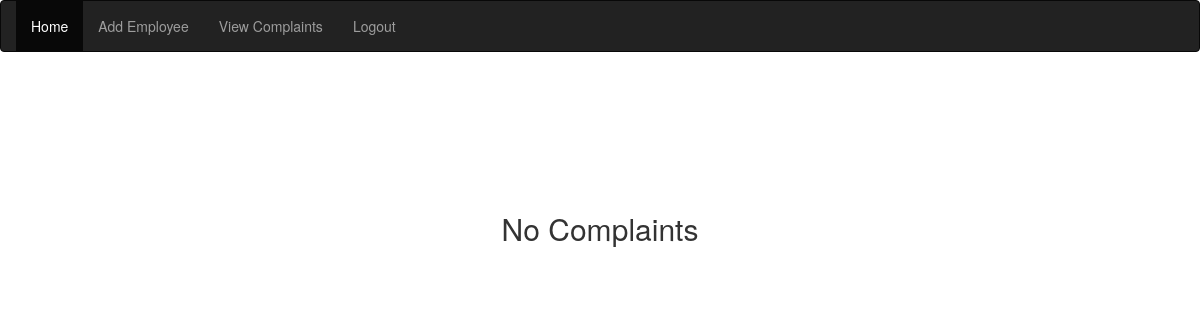
The page /adminComplaintViewEmp.php?v=12 (signed in) on the database as committed earlier.
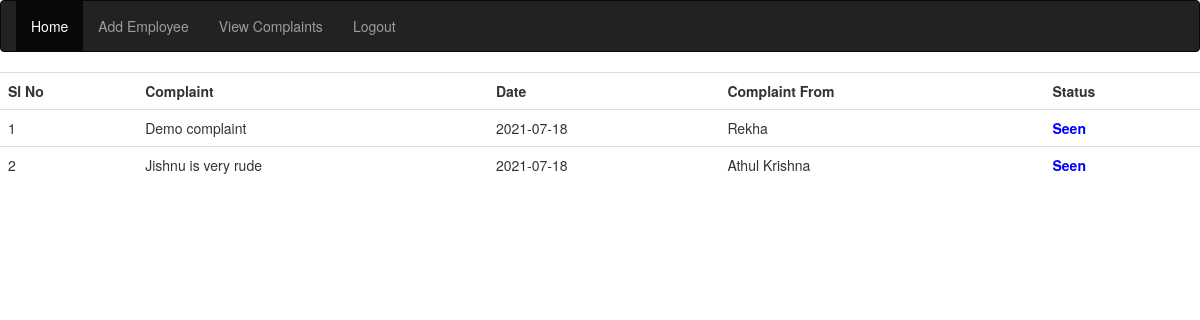
The same page on the database as committed later.
### tables this page shows
CREATE TABLE `complaints` (
  `cid` int(11) NOT NULL,
  `complaint` varchar(500) NOT NULL,
  `date` date NOT NULL,
  `time` time NOT NULL,
  `uid` int(11) NOT NULL,
  `eid` int(5) NOT NULL,
  `status` int(2) NOT NULL
);

CREATE TABLE `userreg` (
  `id` int(11) NOT NULL,
  `name` varchar(30) NOT NULL,
  `place` varchar(30) NOT NULL,
  `contact` int(12) NOT NULL,
  `lid` int(3) NOT NULL
);

### adminComplaintViewEmp.php (the view, shortened to what this page needs)
<?php
include 'db.php';
    $uid = $_GET['v'];
	$qry = "select * from complaints, userreg where complaints.uid = userreg.lid and complaints.eid = $uid";
    $r = mysqli_query($con,$qry);
    $count = 1;
?>
<!DOCTYPE html>
<html lang="en">
<head>
    <link rel="stylesheet" href="https://maxcdn.bootstrapcdn.com/bootstrap/3.4.1/css/bootstrap.min.css">
</head>
<body>
<nav class="navbar navbar-inverse">
  <div class="container-fluid">
    <ul class="nav navbar-nav">
      <li class="active"><a href="adminView.php">Home</a></li>
      <li><a href="employeeRegister.php">Add Employee</a></li>
      <li><a href="adminComplaintView.php">View Complaints</a></li>
      <li><a href="logout.php">Logout</a></li>
    </ul>
  </div>
</nav>
<?php  if (mysqli_num_rows($r)) { ?>
			<div>
				<table class="table table-hover">
                <tr>
                    <th>Sl No</th>
                    <th>Complaint</th>
                    <th>Date</th>
                    <th>Complaint From</th>
                    <th>Status</th>
				</tr>
			<div>
				<?php
        while ($row = mysqli_fetch_assoc($r)) {
            ?>
                <tr>
                    <td><?php echo $count?></td>
                    <td><?php echo $row['complaint']?></td>
                    <td><?php echo $row['date']?></td>
                    <td><?php echo $row['name']?></td>
                    <?php if($row['status'] == 3) {
                        echo"<td style='color:blue;'><b>Seen</b></td>";
                    } else {
                        echo"<td style='color:green;'><i>Not Read</i></td>";
                    } ?>
                </tr>
<?php
        $count++;}
    }else echo"<center><br><br><br><br><br><br><h2>No Complaints</h2></center>";
?>
					</table>
</body>
</html>

Rows that differ between the two databases and show on the page:
added complaints: complaint "Demo complaint", date "2021-07-18", userreg.name "Rekha", status "Seen"
added complaints: complaint "Jishnu is very rude", date "2021-07-18", userreg.name "Athul Krishna", status "Seen"
Other text that changed with them:
text no longer shown: "No Complaints"
text now shown: "Sl No Complaint Date Complaint From Status"
